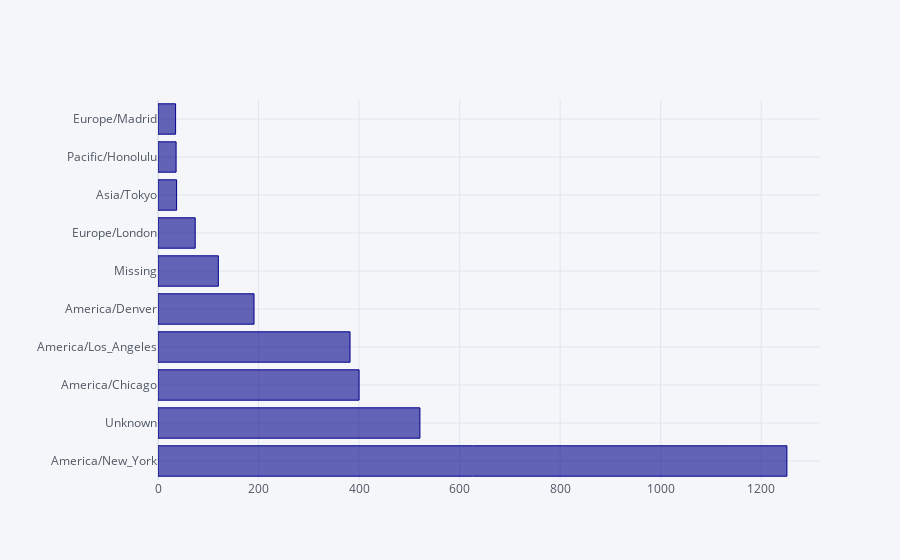

Notebook source saved alongside this figure:
### Code cell
subset.iplot(kind='barh', colors="darkblue")

### Figure 1 — Plotly figure (JSON) as saved in the notebook; plotly's stock layout.template omitted (floating-point values rounded to 4 significant figures)
{"data": [{"marker": {"color": "rgba(0, 0, 139, 0.6)", "line": {"color": "rgba(0, 0, 139, 1.0)", "width": 1}}, "name": "tz", "orientation": "h", "text": "", "type": "bar", "x": [1251, 521, 400, 382, 191, 120, 74, 37, 36, 35], "y": ["America/New_York", "Unknown", "America/Chicago", "America/Los_Angeles", "America/Denver", "Missing", "Europe/London", "Asia/Tokyo", "Pacific/Honolulu", "Europe/Madrid"]}], "layout": {"autosize": true, "legend": {"bgcolor": "#F5F6F9", "font": {"color": "#4D5663"}}, "paper_bgcolor": "#F5F6F9", "plot_bgcolor": "#F5F6F9", "title": {"font": {"color": "#4D5663"}}, "xaxis": {"autorange": true, "gridcolor": "#E1E5ED", "range": [0, 1317.0], "showgrid": true, "tickfont": {"color": "#4D5663"}, "title": {"font": {"color": "#4D5663"}, "text": ""}, "type": "linear", "zerolinecolor": "#E1E5ED"}, "yaxis": {"autorange": true, "gridcolor": "#E1E5ED", "range": [-0.5, 9.5], "showgrid": true, "tickfont": {"color": "#4D5663"}, "title": {"font": {"color": "#4D5663"}, "text": ""}, "type": "category", "zerolinecolor": "#E1E5ED"}}}
